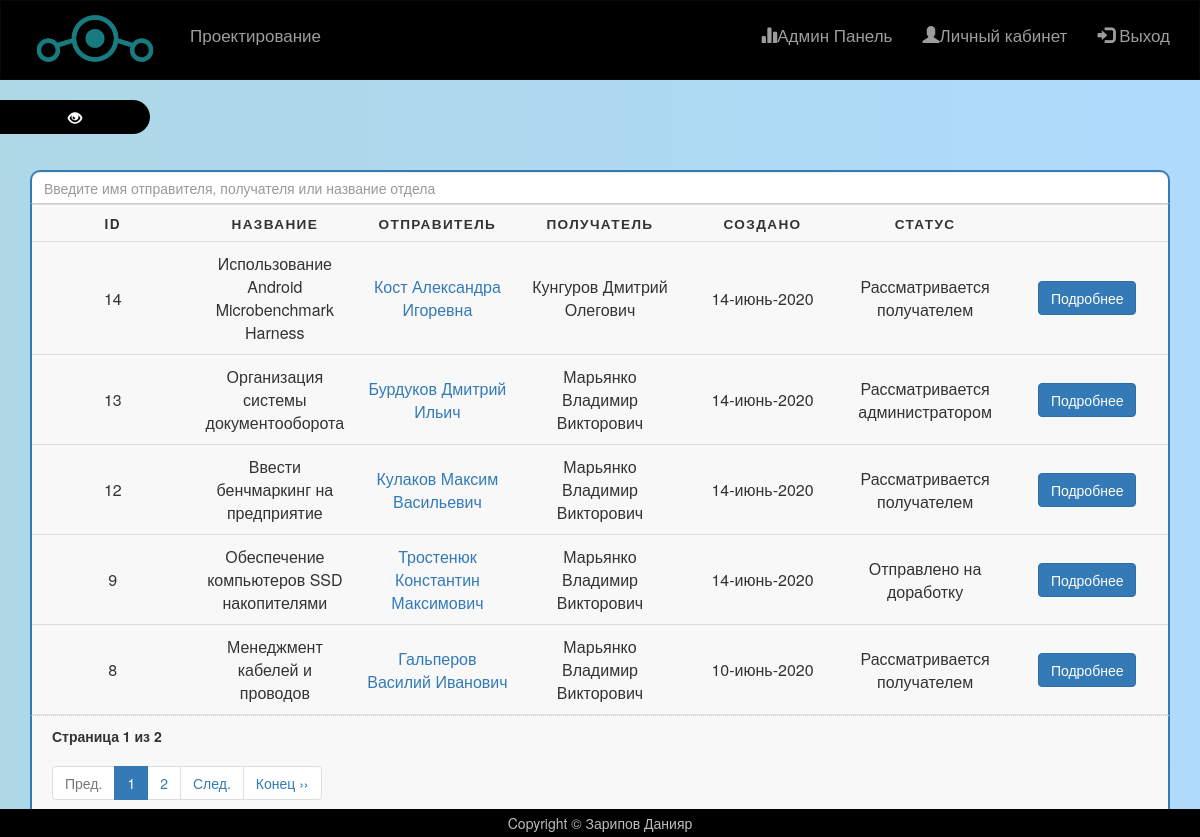
/AdminStory.php (signed in), run on the app's committed database.
### tables this page shows
CREATE TABLE `organization_img` (
  `id` int(5) UNSIGNED NOT NULL,
  `file` varchar(11) NOT NULL,
  `extension` varchar(11) NOT NULL
);

CREATE TABLE `organization` (
  `id` int(5) NOT NULL,
  `name` varchar(100) NOT NULL,
  `description` text NOT NULL
);

CREATE TABLE `ideas` (
  `id` int(5) UNSIGNED NOT NULL,
  `name` text NOT NULL,
  `sphere` int(5) UNSIGNED NOT NULL,
  `problem` text NOT NULL,
  `description` text NOT NULL,
  `reciever` int(5) UNSIGNED NOT NULL,
  `sender` int(5) UNSIGNED NOT NULL,
  `date` datetime NOT NULL,
  `status` int(5) UNSIGNED NOT NULL DEFAULT 1,
  `changeble` int(5) UNSIGNED NOT NULL,
  `benefit` text NOT NULL
);

CREATE TABLE `user` (
  `id` int(5) UNSIGNED NOT NULL,
  `name` varchar(56) NOT NULL,
  `family` varchar(56) NOT NULL,
  `father` varchar(56) NOT NULL,
  `department` int(5) UNSIGNED NOT NULL,
  `id_pos` int(5) UNSIGNED NOT NULL,
  `mail` varchar(100) NOT NULL,
  `phone` varchar(15) NOT NULL,
  `password` text NOT NULL,
  `role` int(5) UNSIGNED NOT NULL DEFAULT 3
);

CREATE TABLE `chiefs` (
  `id` int(5) UNSIGNED NOT NULL,
  `name` varchar(56) NOT NULL,
  `family` varchar(56) NOT NULL,
  `father` varchar(56) NOT NULL,
  `department` int(5) UNSIGNED NOT NULL,
  `id_pos` int(5) UNSIGNED NOT NULL,
  `mail` varchar(100) NOT NULL,
  `phone` varchar(15) NOT NULL,
  `password` varchar(200) NOT NULL,
  `role` int(5) UNSIGNED NOT NULL
);

CREATE TABLE `status` (
  `id` int(5) UNSIGNED NOT NULL,
  `name` varchar(56) NOT NULL
);

### includes/logo.php (called while the page is built)
<?php
require('php/db.php');
$logo = mysqli_fetch_assoc(mysqli_query($connection, "SELECT * FROM organization_img"));
$name = mysqli_fetch_assoc(mysqli_query($connection, "SELECT * FROM organization"));

### php/db.php (called while the page is built, shortened)
<?php
$monthsName = [
		'янв', 'фев', 'март',
		'апр', 'май', 'июнь',
		'июль', 'авг', 'сен',
		'окт', 'ноя', 'дек'
	];

### AdminStory.php (the view, shortened to what this page needs)
<?php include('includes/adminSide.php');
require 'php/admaccess.php'; ?>
<section>
<div class="container departments">
    <input class="form-control mb-4 admTable" id="tableSearch" type="text" placeholder="Введите имя отправителя, получателя или название отдела">
  <table>
    <thead>
      <tr>
        <th scope="col">ID</th>
        <th scope="col">Название</th>
        <th scope="col">Отправитель</th>
        <th scope="col">Получатель</th>
        <th scope="col">Создано</th>
        <th scope="col">Статус</th>
        <th scope="col"></th>
      </tr>
    </thead>
    <tbody id="myTable">
<?php
if (isset($_GET['page_no']) && $_GET['page_no']!="") {
	$page_no = $_GET['page_no'];
	} else {
		$page_no = 1;
        }
	$total_records_per_page = 5;
  $offset = ($page_no-1) * $total_records_per_page;
	$previous_page = $page_no - 1;
	$next_page = $page_no + 1;
  if ($sesPos == 1) {
    $sel = "SELECT COUNT(*) As total_records
       FROM ideas
       WHERE ideas.status != 1 AND ideas.reciever = '{$sesid}'";
  } else {
    $sel =  "SELECT COUNT(*) As total_records
       FROM ideas
       LEFT JOIN chiefs on ideas.reciever = chiefs.id";
  }
  $result_count = mysqli_query($connection, $sel);
  $total_records = mysqli_fetch_array($result_count);
  $total_records = $total_records['total_records'];
  $total_no_of_pages = ceil($total_records / $total_records_per_page);
  if ($sesPos == 1) {
    $last = "SELECT
       ideas.id as 'iId', ideas.name as 'iName', ideas.description as 'iDesc', date, status,
       user.name as 'uName', user.family as 'uFamily', user.father as 'uFather', user.id as 'uId',
       chiefs.family as 'cFamily', chiefs.name as 'cName', chiefs.father as 'cFather', chiefs.id as 'cId',
       status.name as 'sName'
       FROM ideas
       LEFT JOIN status on ideas.status = status.id
       LEFT JOIN user on ideas.sender = user.id
       LEFT JOIN chiefs on ideas.reciever = chiefs.id
       WHERE ideas.status != 1 AND ideas.reciever = '{$sesid}' AND ideas.status != 3
       ORDER BY ideas.id DESC, status
       LIMIT $offset, $total_records_per_page";
  } elseif ($sesPos == 0) {
    $last =  "SELECT
       ideas.id as 'iId', ideas.name as 'iName', ideas.description as 'iDesc', date, status,
       user.name as 'uName', user.family as 'uFamily', user.father as 'uFather', user.id as 'uId',
       chiefs.family as 'cFamily', chiefs.name as 'cName', chiefs.father as 'cFather', chiefs.id as 'cId',
       status.name as 'sName'
       FROM ideas
       LEFT JOIN status on ideas.status = status.id
       LEFT JOIN user on ideas.sender = user.id
       LEFT JOIN chiefs on ideas.reciever = chiefs.id
       ORDER BY ideas.id DESC, status
       LIMIT $offset, $total_records_per_page";
  }
  $result = mysqli_query($connection, $last);
  while ($res = mysqli_fetch_assoc($result)) {
    $date = date("d-".$monthsName[date('n') - 1]."-Y", strtotime($res['date']));
    echo "
    <tr>
      <td data-label='ID'>{$res['iId']}</td>
      <td data-label='Название'>{$res['iName']}</td>
      <td data-label='Отправитель'><a href='person.php?us={$res['uId']}'>{$res['uFamily']} {$res['uName']} {$res['uFather']}</a></td>
      <td data-label='Получатель'>{$res['cFamily']} {$res['cName']} {$res['cFather']}</td>
      <td data-label='Создано'>{$date}</td>
      <td data-label='Статус'>{$res['sName']}</td>
      <td data-label=''><a class='btn btn-primary' name='more' href='idea.php?idea_id={$res['iId']}'>Подробнее</a></td>
    </tr>
    ";
  }
?>
</tbody>
</table>
<div id="pagin">
<strong>Страница <?php echo $page_no." из ".$total_no_of_pages; ?></strong>
<ul class="pagination">
	<li <?php if($page_no <= 1){ echo "class='disabled'"; } ?>>
	<a <?php if($page_no > 1){ echo "href='?page_no=$previous_page'"; } ?>>Пред.</a>
	</li>
    <?php
	if ($total_no_of_pages <= 10){
		for ($counter = 1; $counter <= $total_no_of_pages; $counter++){
			if ($counter == $page_no) {
		   echo "<li class='active'><a>$counter</a></li>";
				}else{
           echo "<li><a href='?page_no=$counter'>$counter</a></li>";
				}
        }
	}
?>
	<li <?php if($page_no >= $total_no_of_pages){ echo "class='disabled'"; } ?>>
	<a <?php if($page_no < $total_no_of_pages) { echo "href='?page_no=$next_page'"; } ?>>След.</a>
	</li>
    <?php if($page_no < $total_no_of_pages){
		echo "<li><a href='?page_no=$total_no_of_pages'>Конец &rsaquo;&rsaquo;</a></li>";
		} ?>
</ul>
</div>
</div>
</section>
<?php include('includes/footer.php') ?>

### includes/header2.php
<?php require ('includes/logo.php') ?>
<nav class="navbar navbar-inverse">
  <div class="container">
    <div class="navbar-header">
         <span class="navbar-brand">
           <img src="img/uploads/<?php echo $logo['file'].'.'.$logo['extension'] ?>" alt="" id="logo">
         </span>
       </div>
    <ul class="nav navbar-nav">
      <li><a href="index.php"><?php echo $name['name'] ?></a></li>
    </ul>
    <ul class="nav navbar-nav navbar-right">
      <li><a href="adminpanel.php"><span class="glyphicon glyphicon-stats"></span>Админ Панель</a></li>
      <li><a href="persarea.php"><span class="glyphicon glyphicon-user"></span>Личный кабинет</a></li>
      <li><a href="php/logout.php"><span class="glyphicon glyphicon-log-in"></span> Выход</a></li>
    </ul>
  </div>
</nav>

### css/style.css (style rules this page uses)
section { padding-bottom: 15px; }
.navbar { min-height: 80px; border-radius: 0; font-size: 17px; text-align: center; background-color: #000; }
.navbar li { margin-top: 9px; }
#logo { max-height: 65px; margin-top: -10px; }
html, body { height: 100%; }
table { border-right: 2px solid #337ab7; border-left: 2px solid #337ab7; border-collapse: collapse; margin: 0; padding: 0; width: 100%; table-layout: fixed; }
table tr { background-color: #f8f8f8; border: 1px solid #ddd; padding: .35em; }
table th, table td { padding: .625em; text-align: center; }
table th { font-size: .85em; letter-spacing: .1em; text-transform: uppercase; }
#tableSearch { border-top: 2px solid #337ab7; border-left: 2px solid #337ab7; border-right: 2px solid #337ab7; border-radius: 10px 10px 0 0; }
body { background: #90C5FD; background: linear-gradient(to right, #add8e6, #afdafc); }
#pagin { padding: 10px 20px 0px; border-top: dotted 1px #CCC; background-color: #f8f8f8; border-bottom: 2px solid #337ab7; border-left: 2px solid #337ab7; border-right: 2px solid #337ab7; border-radius: 0 0 10px 10px; }
.pagination { width: 100%; }
.admTable { margin-top: 70px; }

### data on the page
organization_img: file (picture)
organization: name "Проектирование"
ideas: id "14", name "Использование Android Microbenchmark Harness", sender.family "Кост", sender.name "Александра", sender.father "Игоревна", reciever.family "Кунгуров", reciever.name "Дмитрий", reciever.father "Олегович", date "14-июнь-2020", status.name "Рассматривается получателем"
ideas: id "13", name "Организация системы документооборота", sender.family "Бурдуков", sender.name "Дмитрий", sender.father "Ильич", reciever.family "Марьянко", reciever.name "Владимир", reciever.father "Викторович", date "14-июнь-2020", status.name "Рассматривается администратором"
ideas: id "12", name "Ввести бенчмаркинг на предприятие", sender.family "Кулаков", sender.name "Максим", sender.father "Васильевич", reciever.family "Марьянко", reciever.name "Владимир", reciever.father "Викторович", date "14-июнь-2020", status.name "Рассматривается получателем"
ideas: id "9", name "Обеспечение компьютеров SSD накопителями", sender.family "Тростенюк", sender.name "Константин", sender.father "Максимович", reciever.family "Марьянко", reciever.name "Владимир", reciever.father "Викторович", date "14-июнь-2020", status.name "Отправлено на доработку"
ideas: id "8", name "Менеджмент кабелей и проводов", sender.family "Гальперов", sender.name "Василий", sender.father "Иванович", reciever.family "Марьянко", reciever.name "Владимир", reciever.father "Викторович", date "10-июнь-2020", status.name "Рассматривается получателем"

### other printed values
$page_no "1"
$total_no_of_pages "2"
